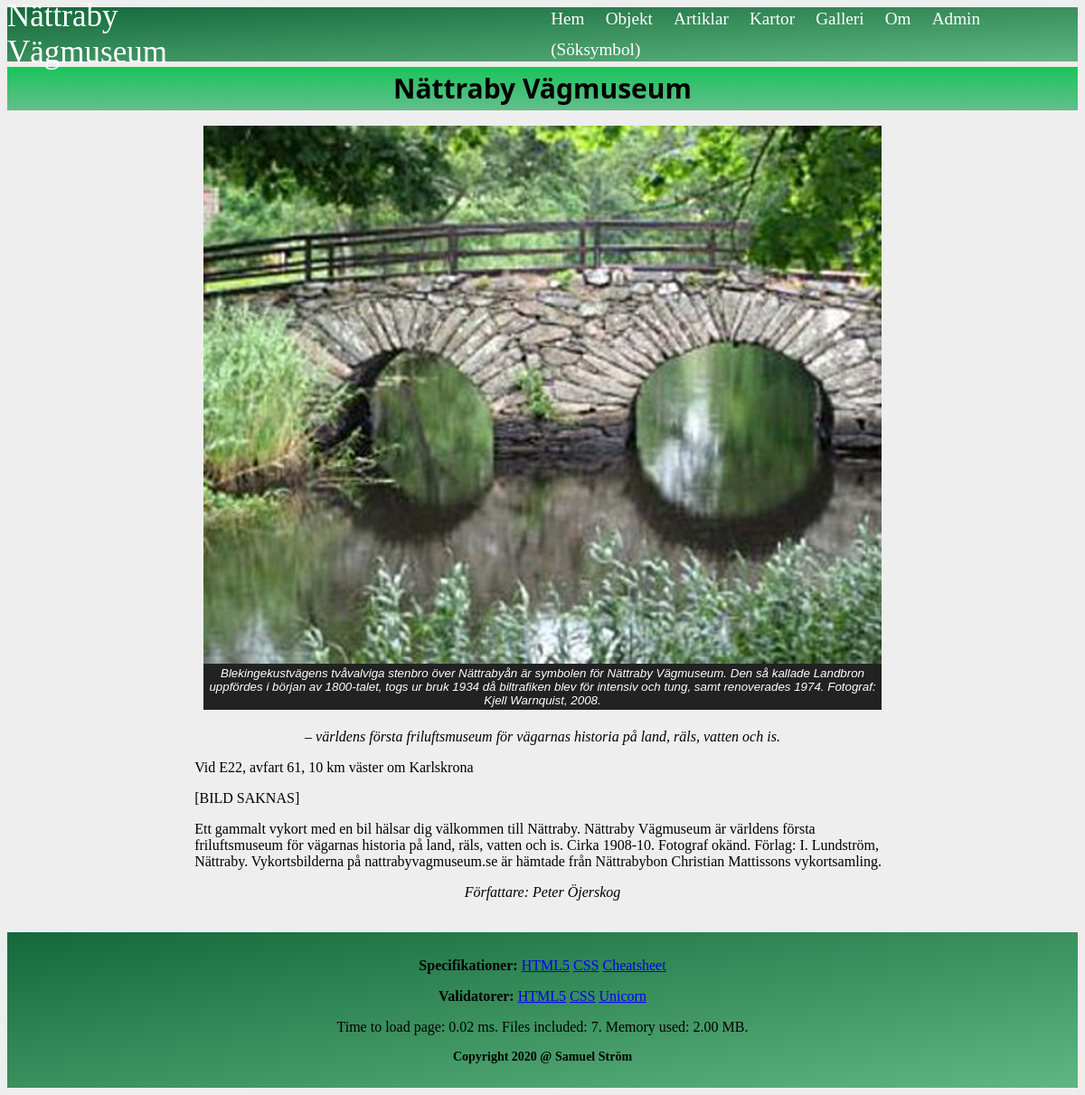
The page / on the database its author committed.
### tables this page shows
CREATE TABLE "article" (
	"id"	INTEGER NOT NULL,
	"name"	TEXT NOT NULL UNIQUE,
	"title"	TEXT NOT NULL,
	"data"	TEXT NOT NULL,
	"author"	TEXT NOT NULL,
	"gps"	TEXT,
	"mapImage"	TEXT,
	"image1"	TEXT,
	"image1Alt"	TEXT,
	"image1Text"	,
	"TEXT"	,
	"image2"	TEXT,
	"image2Alt"	TEXT,
	"image2Text"	TEXT,
	PRIMARY KEY("id")
);

### index.php (the view, shortened to what this page needs)
<?php
require __DIR__ . "/config.php";
$title = "Nättraby Vägmuseum";
include("incl/header.php"); ?>
<?php
$name = "start";
$sql = "SELECT * FROM article WHERE name = :name";
$stmt = $db->prepare($sql);
$stmt->execute([":name" => $name]);
$res = $stmt->fetch(PDO::FETCH_BOTH);
list($id, $name, $title, $data, $author, $gps, $mapImage, $image1, $image1Alt, $image1Text, $text, $image2, $image2Alt, $image2Text) = $res;
?>
    <?php if (isset($image1)) {
    ?>
        <figure class="object-img">
            <img src="img/500/<?= htmlentities($image1) ?>" alt="<?htmlentities($image1Alt)?>">
            <figcaption><?= htmlentities($image1Text) ?></figcaption>
        </figure>
    <?php
    }
    ?>
    <div class="text-container">
        <p><?= html_entity_decode($data) ?></p>
        <p class="author">Författare: <?= htmlentities($author) ?></p>
</article>
<?php include("incl/footer.php"); ?>

### css/style.css (style rules this page uses)
body { background: #eee; }
figure { clear: both; }
.object-img { display: flex; flex-flow: column; padding: 5px; width: 750px; margin: 1% auto; }
.object-img figcaption { background-color: #222; color: #fff; font: italic smaller sans-serif; padding: 3px; text-align: center; }
.text-container { width: 65%; margin: auto; text-align: left; }
blockquote { font-style: italic; text-align: center; }
.author { font: italic medium Georgia; text-align: center; }

### rows shown on the page
article: image1 (picture), image1Text "Blekingekustvägens tvåvalviga stenbro över Nättrabyån är symbolen för Nättraby Vägmuseum. Den så kallade Landbron uppfördes i början av 1800-talet, togs ur bruk 1934 då biltrafiken blev för intensiv och tung, samt renoverades 1974. Fotograf: Kjell Warnquist, 2008.", data "– världens första friluftsmuseum för vägarnas historia på land, räls, vatten och is. Vid E22, avfart 61, 10 km väster om Karlskrona [BILD SAKNAS] Ett gammalt vykort med en bil hälsar dig välkommen till Nättraby. Nättraby Vägmuseum är världens första friluftsmuseum för vägarnas historia på land, räls, vatten och is. Cirka 1908-10. Fotograf okänd. Förlag: I. Lundström, Nättraby. Vykortsbilderna på nattrabyvagmuseum.se är hämtade från Nättrabybon Christian Mattissons vykortsamling.", author "Peter Öjerskog"

### other values the page prints
$title "Nättraby Vägmuseum"
$loadTime "0.02"
$numFiles "7"
$memoryUsed "2.00 MB"
